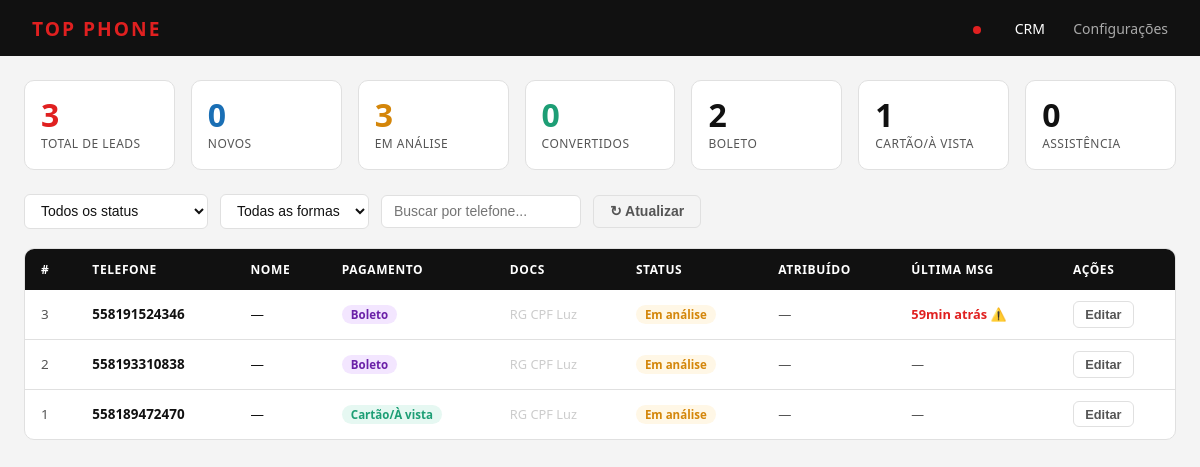
The page / on the database its author committed.
### backend/models.py (models this page shows)
class Config(SQLModel, table=True):
    id: Optional[int] = Field(default=None, primary_key=True)
    key: str          = Field(unique=True, index=True)
    value: str

class Lead(SQLModel, table=True):
    id: Optional[int]            = Field(default=None, primary_key=True)
    phone: str                   = Field(index=True)
    name: Optional[str]          = None
    payment_type: Optional[str]  = None          # boleto | cartao_avista | assistencia
    status: str                  = Field(default="novo")
    doc_rg: bool                 = Field(default=False)
    doc_cpf: bool                = Field(default=False)
    doc_luz: bool                = Field(default=False)
    notes: Optional[str]         = None
    assigned_to: Optional[str]   = None          # atendente responsável
    financeira: Optional[str]    = None          # financeira utilizada no boleto
    last_message_at: Optional[datetime] = None   # última mensagem recebida do cliente
    notified_at: Optional[datetime]     = None   # último lembrete enviado ao atendente
    created_at: datetime         = Field(default_factory=datetime.utcnow)
    updated_at: datetime         = Field(default_factory=datetime.utcnow)

### backend/main.py (the view)
@app.get("/", response_class=HTMLResponse)
async def index(request: Request, db: DBSession = Depends(get_session)):
    leads = db.exec(select(Lead).order_by(Lead.updated_at.desc())).all()
    stats = {
        "total":      len(leads),
        "novo":       sum(1 for l in leads if l.status == "novo"),
        "em_analise": sum(1 for l in leads if l.status == "em_analise"),
        "convertido": sum(1 for l in leads if l.status == "convertido"),
        "perdido":    sum(1 for l in leads if l.status == "perdido"),
        "boleto":     sum(1 for l in leads if l.payment_type == "boleto"),
        "cartao":     sum(1 for l in leads if l.payment_type == "cartao_avista"),
        "assistencia":sum(1 for l in leads if l.payment_type == "assistencia"),
    }
    store_name  = get_config("store_name") or "Top Phone"
    financeiras = [f.strip() for f in (get_config("financeiras") or "").split(",") if f.strip()]
    atendentes  = _get_atendentes()
    return templates.TemplateResponse("index.html", {
        "request":     request,
        "leads":       leads,
        "stats":       stats,
        "store_name":  store_name,
        "financeiras": financeiras,
        "atendentes":  atendentes,
        "now":         datetime.utcnow(),
    })

### frontend/templates/index.html (shortened to what this page needs)
<!DOCTYPE html>
<html lang="pt-BR">
<head>
</head>
<body>
<header>
  <div class="logo">{{ store_name }}</div>
  <nav>
    <span class="status-dot" id="statusDot" title="Status WhatsApp"></span>
    <a href="/" class="active">CRM</a>
    <a href="/config">Configurações</a>
  </nav>
</header>
<main>
  <div class="stats">
    <div class="stat-card vermelho">
      <div class="num">{{ stats.total }}</div>
      <div class="label">Total de Leads</div>
    </div>
    <div class="stat-card azul">
      <div class="num">{{ stats.novo }}</div>
      <div class="label">Novos</div>
    </div>
    <div class="stat-card amarelo">
      <div class="num">{{ stats.em_analise }}</div>
      <div class="label">Em Análise</div>
    </div>
    <div class="stat-card verde">
      <div class="num">{{ stats.convertido }}</div>
      <div class="label">Convertidos</div>
    </div>
    <div class="stat-card">
      <div class="num">{{ stats.boleto }}</div>
      <div class="label">Boleto</div>
    </div>
    <div class="stat-card">
      <div class="num">{{ stats.cartao }}</div>
      <div class="label">Cartão/À vista</div>
    </div>
    <div class="stat-card">
      <div class="num">{{ stats.assistencia }}</div>
      <div class="label">Assistência</div>
    </div>
  </div>
  <div class="filtros">
    <select id="filtroStatus" onchange="filtrar()">
      <option value="">Todos os status</option>
    </select>
    <select id="filtroPayment" onchange="filtrar()">
      <option value="">Todas as formas</option>
    </select>
    <input type="text" id="filtroPhone" oninput="filtrar()" placeholder="Buscar por telefone..." style="max-width:200px;">
    <button class="btn btn-ghost" onclick="location.reload()">↻ Atualizar</button>
  </div>
  <div class="tabela-wrap">
    {% if leads %}
    <table id="tabelaLeads">
      <thead>
        <tr>
          <th>#</th>
          <th>Telefone</th>
          <th>Nome</th>
          <th>Pagamento</th>
          <th>Docs</th>
          <th>Status</th>
          <th>Atribuído</th>
          <th>Última msg</th>
          <th>Ações</th>
        </tr>
      </thead>
      <tbody>
        {% for lead in leads %}
        {% set mins_ago = ((now - lead.last_message_at).total_seconds() / 60)|int if lead.last_message_at else -1 %}
        <tr data-status="{{ lead.status }}" data-payment="{{ lead.payment_type or '' }}" data-phone="{{ lead.phone }}">
          <td class="text-muted">{{ lead.id }}</td>
          <td><strong>{{ lead.phone }}</strong></td>
          <td>{{ lead.name or '—' }}</td>
          <td>
            {% if lead.payment_type == 'boleto' %}
              <span class="badge badge-boleto">Boleto</span>
            {% elif lead.payment_type == 'cartao_avista' %}
              <span class="badge badge-cartao">Cartão/À vista</span>
            {% elif lead.payment_type == 'assistencia' %}
              <span class="badge badge-assistencia">Assistência</span>
            {% else %}
              <span class="text-muted">—</span>
            {% endif %}
          </td>
          <td style="font-size:.8rem;">
            {% if lead.doc_rg  %}<span class="doc-check">RG✓</span>{% else %}<span class="doc-x">RG</span>{% endif %}
            {% if lead.doc_cpf %}<span class="doc-check"> CPF✓</span>{% else %}<span class="doc-x"> CPF</span>{% endif %}
            {% if lead.doc_luz %}<span class="doc-check"> Luz✓</span>{% else %}<span class="doc-x"> Luz</span>{% endif %}
          </td>
          <td>
            <span class="badge badge-{{ lead.status }}">
              {% if lead.status == 'novo' %}Novo
              {% elif lead.status == 'em_analise' %}Em análise
              {% elif lead.status == 'aguardando_financeira' %}Aguard. Financeira
              {% elif lead.status == 'financeira_aprovada' %}Fin. Aprovada ✓
              {% elif lead.status == 'financeira_reprovada' %}Fin. Reprovada ✗
              {% elif lead.status == 'convertido' %}Convertido
              {% elif lead.status == 'perdido' %}Perdido
              {% else %}{{ lead.status }}{% endif %}
            </span>
          </td>
          <td class="text-muted" style="font-size:.82rem;">{{ lead.assigned_to or '—' }}</td>
          <td style="font-size:.8rem;">
            {% if lead.last_message_at %}
              {% if mins_ago > 10 and lead.status == 'em_analise' %}
                <span class="last-msg-warn" title="{{ lead.last_message_at.strftime('%d/%m %H:%M') }}">{{ mins_ago }}min atrás ⚠️</span>
              {% else %}
                <span class="text-muted">{{ lead.last_message_at.strftime('%d/%m %H:%M') }}</span>
              {% endif %}
            {% else %}
              <span class="text-muted">—</span>
            {% endif %}
          </td>
          <td>
            <button class="btn btn-ghost" style="padding:.3rem .7rem;font-size:.8rem;"
              onclick="abrirModal(
                {{ lead.id }},
                '{{ lead.phone }}',
                '{{ lead.name or '' }}',
                '{{ lead.status }}',
                '{{ lead.assigned_to or '' }}',
                '{{ lead.financeira or '' }}',
                '{{ lead.payment_type or '' }}',
                '{{ lead.notes or '' }}'
              )">
              Editar
            </button>
          </td>
        </tr>
        {% endfor %}
      </tbody>
    </table>
    {% else %}
    <div class="empty">
      <div style="font-size:2rem;margin-bottom:.5rem;">📭</div>
      Nenhum lead ainda. Quando o bot qualificar o primeiro cliente, ele aparece aqui.
    </div>
    {% endif %}
  </div>
</main>
</body>
</html>

### frontend/templates/index.html (style rules this page uses)
:root { --preto: #111111; --vermelho: #E02020; --vermelho-escuro: #B01818; --branco: #FFFFFF; --cinza-bg: #F4F4F4; --cinza-card: #FAFAFA; --cinza-borda: #E0E0E0; --cinza-texto: #555555; --verde: #1D9E75; --amarelo: #D4860A; --azul: #1A6FB5; --roxo: #6B21A8; }
* { box-sizing: border-box; margin: 0; padding: 0; }
body { font-family: 'Segoe UI', Arial, sans-serif; background: var(--cinza-bg); color: var(--preto); }
header { background: var(--preto); padding: 0 2rem; display: flex; align-items: center; justify-content: space-between; height: 56px; }
header .logo { color: var(--vermelho); font-weight: 900; font-size: 1.2rem; letter-spacing: 2px; text-transform: uppercase; }
header nav a { color: #AAA; text-decoration: none; margin-left: 1.5rem; font-size: .875rem; transition: color .15s; }
header nav a:hover, header nav a.active { color: var(--branco); }
.status-dot { width: 8px; height: 8px; border-radius: 50%; background: #CCC; display: inline-block; margin-right: 6px; transition: background .3s; }
.status-dot.disconnected { background: var(--vermelho); }
main { max-width: 1400px; margin: 0 auto; padding: 1.5rem; }
.stats { display: grid; grid-template-columns: repeat(auto-fit, minmax(130px, 1fr)); gap: 1rem; margin-bottom: 1.5rem; }
.stat-card { background: var(--branco); border-radius: 10px; padding: 1.1rem 1rem; border: 1px solid var(--cinza-borda); }
.stat-card .num { font-size: 2rem; font-weight: 800; color: var(--preto); line-height: 1; }
.stat-card .label { font-size: .75rem; color: var(--cinza-texto); margin-top: 4px; text-transform: uppercase; letter-spacing: .04em; }
.stat-card.vermelho .num { color: var(--vermelho); }
.stat-card.verde .num { color: var(--verde); }
.stat-card.azul .num { color: var(--azul); }
.stat-card.amarelo .num { color: var(--amarelo); }
.filtros { display: flex; gap: .75rem; margin-bottom: 1.2rem; flex-wrap: wrap; align-items: center; }
.filtros select, .filtros input { padding: .45rem .75rem; border: 1px solid var(--cinza-borda); border-radius: 6px; font-size: .875rem; background: var(--branco); color: var(--preto); }
.btn { padding: .45rem 1rem; border-radius: 6px; font-size: .875rem; font-weight: 600; cursor: pointer; border: none; transition: background .15s; }
.btn-ghost { background: transparent; color: var(--cinza-texto); border: 1px solid var(--cinza-borda); }
.tabela-wrap { background: var(--branco); border-radius: 10px; border: 1px solid var(--cinza-borda); overflow-x: auto; }
table { width: 100%; border-collapse: collapse; min-width: 900px; }
th { background: var(--preto); color: var(--branco); padding: .75rem 1rem; text-align: left; font-size: .75rem; text-transform: uppercase; letter-spacing: .05em; white-space: nowrap; }
td { padding: .7rem 1rem; border-bottom: 1px solid var(--cinza-borda); font-size: .84rem; vertical-align: middle; }
tr:last-child td { border-bottom: none; }
.badge { display: inline-block; padding: 2px 9px; border-radius: 20px; font-size: .72rem; font-weight: 700; white-space: nowrap; }
.badge-em_analise { background: #FFF7E6; color: var(--amarelo); }
.badge-boleto { background: #F3E6FF; color: var(--roxo); }
.badge-cartao { background: #E6F8F2; color: var(--verde); }
.doc-x { color: #CCC; }
.text-muted { color: var(--cinza-texto); }
.last-msg-warn { color: var(--vermelho); font-weight: 600; }

### rows shown on the page
Config: value "TOP PHONE"
Lead: id "3", phone "558191524346", name "—", payment_type "Boleto", doc_rg "RG", doc_cpf "CPF", doc_luz "Luz", status "Em análise", assigned_to "—", mins_ago "59"
Lead: id "2", phone "558193310838", name "—", payment_type "Boleto", doc_rg "RG", doc_cpf "CPF", doc_luz "Luz", status "Em análise", assigned_to "—"
Lead: id "1", phone "558189472470", name "—", payment_type "Cartão/À vista", doc_rg "RG", doc_cpf "CPF", doc_luz "Luz", status "Em análise", assigned_to "—"

### other values the page prints
{{ stats.total }} "3"
{{ stats.novo }} "0"
{{ stats.em_analise }} "3"
{{ stats.convertido }} "0"
{{ stats.boleto }} "2"
{{ stats.cartao }} "1"
{{ stats.assistencia }} "0"
